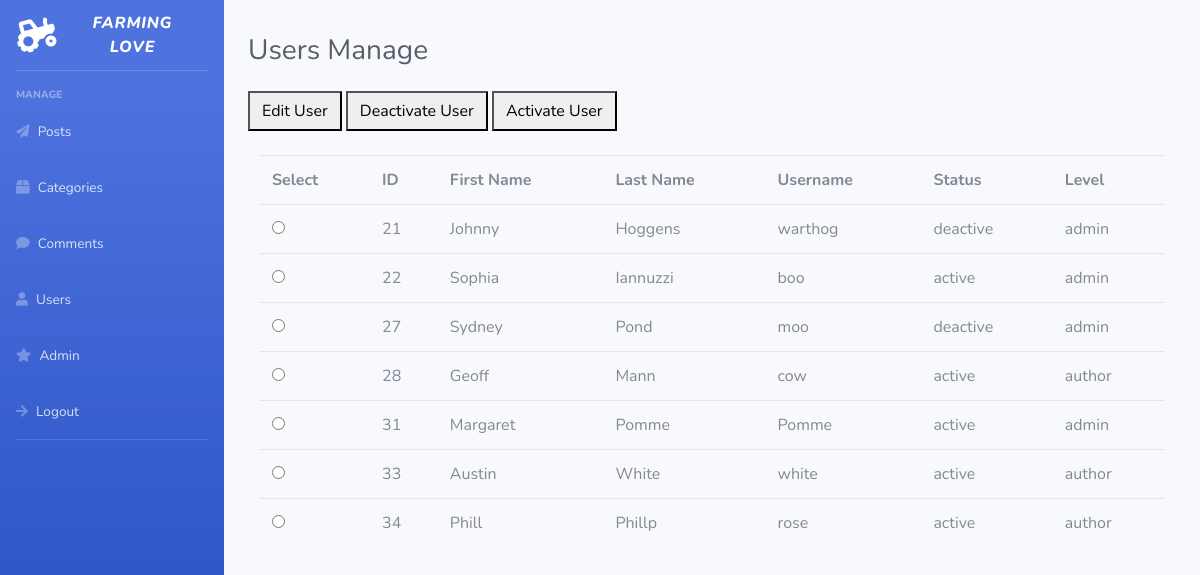
The app's page /admin/adminusermanage.php (signed in) with its own data.
### tables this page shows
CREATE TABLE `user` (
  `user_id` int(11) NOT NULL,
  `level_id` int(11) NOT NULL,
  `statususer` tinyint(1) NOT NULL,
  `fname` varchar(33) NOT NULL,
  `lname` varchar(33) NOT NULL,
  `username` varchar(33) NOT NULL,
  `hash` varchar(256) NOT NULL
);

CREATE TABLE `level` (
  `level_id` int(11) NOT NULL,
  `levelname` varchar(33) NOT NULL
);

### queries.php (called while the page is built, shortened)
<?php
$userlistq = "SELECT * FROM `user` JOIN `level` ON user.level_id=level.level_id";
$userlist = mysqli_query($conn, $userlistq);
?>

### admin/adminusermanage.php (the view, shortened to what this page needs)
<?php
include("../connectionvar.php");
include("../queries.php");
?>
<!DOCTYPE html>
<html lang="en">
<head>
    <link href="vendor/fontawesome-free/css/all.min.css" rel="stylesheet" type="text/css">
    <link href="css/sb-admin-2.min.css" rel="stylesheet">
</head>
<body id="page-top">
    <div id="wrapper">
    <?php
        require("adminsidebar.php");
    ?>
        <div id="content-wrapper" class="d-flex flex-column">
            <div id="content">
                <div class="container-fluid">
                    <div class="d-sm-flex align-items-center justify-content-between mb-4">
                        <h1 class="h3 mb-0 text-gray-800"> <br>Users Manage</h1>
                    </div>
                    <div class = "row">
                        <div class="col-xl-6 col-md-4 mb-4">
                            <form method = 'POST' action = "<?php echo $_SERVER['PHP_SELF']; ?>">
                            <button class="btn-icon-split" type = 'submit' name = 'edituser'>
                                <span class="text">Edit User</span>
                            </button>
                            <button class="btn-icon-split" type = 'submit' name = 'status0'>
                                <span class="text">Deactivate User</span>
                            </button>
                            <button class="btn-icon-split" type = 'submit' name = 'status1'>
                                <span class="text">Activate User</span>
                            </button>
                        </div>
                    </div>
                    <div class="col-xl-12 col-md-12 mb-4">
                        <table class="table">
                            <tr>
                                <th> Select </th>
                                <th> ID </th>
                                <th> First Name </th>
                                <th> Last Name </th>
                                <th> Username </th>
                                <th> Status </th>
                                <th> Level </th>
                            </tr>
                                <form method = 'POST' action = "<?php echo $_SERVER['PHP_SELF']; ?>">
                                <?php
                                while ($row = mysqli_fetch_array($userlist)) {
                                    if ($row['statususer']=='0') {
                                        $status = "deactive";
                                    } else {
                                        $status = "active";
                                    }
                                    echo "<tr> <td> <input type = 'radio' name = 'editop' value = '". $row['user_id']. "'> </td> <td>". $row['user_id']. "</td> <td>". $row['fname']. "</td> <td>". $row['lname']. "</td> <td>". $row['username']. "</td> <td>". $status. "</td> <td>". $row['levelname']. "</td> </tr>";
                                }
                                ?>
                        </table>
                    </div>
                </div>
            </div>
        </div>
    </div>
</body>
</html>

### records on screen
user: user_id "21", fname "Johnny", lname "Hoggens", username "warthog", statususer "deactive", level.levelname "admin"
user: user_id "22", fname "Sophia", lname "Iannuzzi", username "boo", statususer "active", level.levelname "admin"
user: user_id "27", fname "Sydney", lname "Pond", username "moo", statususer "deactive", level.levelname "admin"
user: user_id "28", fname "Geoff", lname "Mann", username "cow", statususer "active", level.levelname "author"
user: user_id "31", fname "Margaret", lname "Pomme", username "Pomme", statususer "active", level.levelname "admin"
user: user_id "33", fname "Austin", lname "White", username "white", statususer "active", level.levelname "author"
user: user_id "34", fname "Phill", lname "Phillp", username "rose", statususer "active", level.levelname "author"
